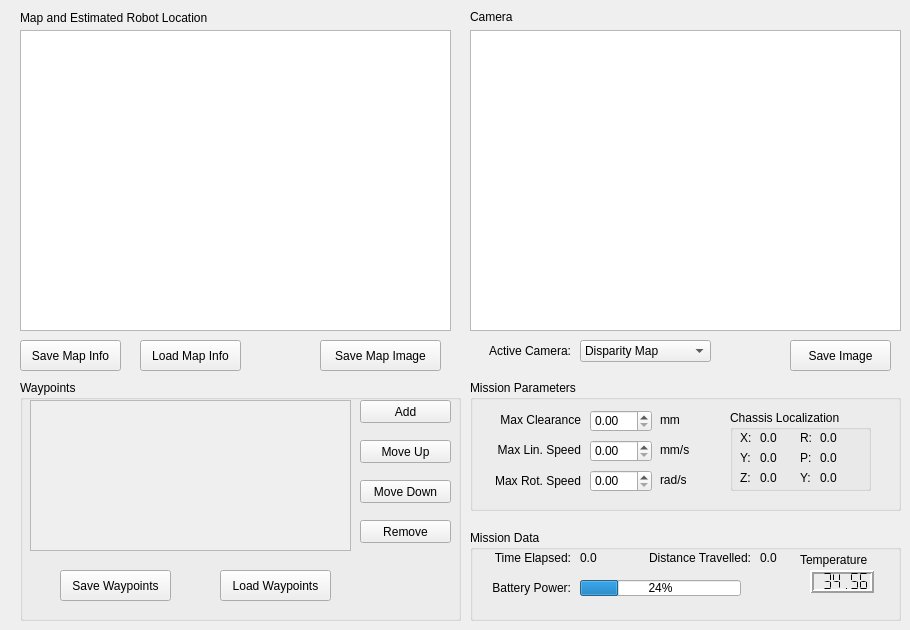
    <widget class="QWidget" name="tab_3">
     <attribute name="title">
      <string>Mission Control</string>
     </attribute>
     <widget class="QGraphicsView" name="graphicsView_4">
      <property name="geometry">
       <rect>
        <x>20</x>
        <y>30</y>
        <width>431</width>
        <height>301</height>
       </rect>
      </property>
     </widget>
     <widget class="QLabel" name="label_4">
      <property name="geometry">
       <rect>
        <x>20</x>
        <y>10</y>
        <width>241</width>
        <height>16</height>
       </rect>
      </property>
      <property name="text">
       <string>Map and Estimated Robot Location</string>
      </property>
     </widget>
     <widget class="QGraphicsView" name="graphicsView_5">
      <property name="geometry">
       <rect>
        <x>470</x>
        <y>30</y>
        <width>431</width>
        <height>301</height>
       </rect>
      </property>
     </widget>
     <widget class="QLabel" name="label_5">
      <property name="geometry">
       <rect>
        <x>470</x>
        <y>10</y>
        <width>46</width>
        <height>13</height>
       </rect>
      </property>
      <property name="text">
       <string>Camera</string>
      </property>
     </widget>
     <widget class="QComboBox" name="comboBox">
      <property name="geometry">
       <rect>
        <x>580</x>
        <y>340</y>
        <width>131</width>
        <height>22</height>
       </rect>
      </property>
      <item>
       <property name="text">
        <string>Disparity Map</string>
       </property>
      </item>
      <item>
       <property name="text">
        <string>Heightmap</string>
       </property>
      </item>
      <item>
       <property name="text">
        <string>Left</string>
       </property>
      </item>
      <item>
       <property name="text">
        <string>Right</string>
       </property>
      </item>
     </widget>
     <widget class="QLabel" name="label_6">
      <property name="geometry">
       <rect>
        <x>470</x>
        <y>340</y>
        <width>101</width>
        <height>21</height>
       </rect>
      </property>
      <property name="text">
       <string>Active Camera:</string>
      </property>
      <property name="alignment">
       <set>Qt::AlignRight|Qt::AlignTrailing|Qt::AlignVCenter</set>
      </property>
     </widget>
     <widget class="QGroupBox" name="groupBox_18">
      <property name="geometry">
       <rect>
        <x>470</x>
        <y>530</y>
        <width>431</width>
        <height>91</height>
       </rect>
      </property>
      <property name="title">
       <string>Mission Data</string>
      </property>
      <widget class="QLabel" name="label_100">
       <property name="geometry">
        <rect>
         <x>10</x>
         <y>20</y>
         <width>91</width>
         <height>16</height>
        </rect>
       </property>
       <property name="text">
        <string>Time Elapsed:</string>
       </property>
       <property name="alignment">
        <set>Qt::AlignRight|Qt::AlignTrailing|Qt::AlignVCenter</set>
       </property>
      </widget>
      <widget class="QLabel" name="label_101">
       <property name="geometry">
        <rect>
         <x>150</x>
         <y>20</y>
         <width>131</width>
         <height>16</height>
        </rect>
       </property>
       <property name="text">
        <string>Distance Travelled:</string>
       </property>
       <property name="alignment">
        <set>Qt::AlignRight|Qt::AlignTrailing|Qt::AlignVCenter</set>
       </property>
      </widget>
      <widget class="QLabel" name="label_103">
       <property name="geometry">
        <rect>
         <x>110</x>
         <y>20</y>
         <width>21</width>
         <height>16</height>
        </rect>
       </property>
       <property name="text">
        <string>0.0</string>
       </property>
      </widget>
      <widget class="QLabel" name="label_104">
       <property name="geometry">
        <rect>
         <x>290</x>
         <y>20</y>
         <width>21</width>
         <height>16</height>
        </rect>
       </property>
       <property name="text">
        <string>0.0</string>
       </property>
      </widget>
      <widget class="QLabel" name="label_106">
       <property name="geometry">
        <rect>
         <x>10</x>
         <y>50</y>
         <width>91</width>
         <height>16</height>
        </rect>
       </property>
       <property name="text">
        <string>Battery Power:</string>
       </property>
       <property name="alignment">
        <set>Qt::AlignRight|Qt::AlignTrailing|Qt::AlignVCenter</set>
       </property>
      </widget>
      <widget class="QProgressBar" name="progressBar">
       <property name="geometry">
        <rect>
         <x>110</x>
         <y>50</y>
         <width>161</width>
         <height>16</height>
        </rect>
       </property>
       <property name="value">
        <number>24</number>
       </property>
      </widget>
      <widget class="QLCDNumber" name="lcdNumber">
       <property name="geometry">
        <rect>
         <x>340</x>
         <y>40</y>
         <width>64</width>
         <height>23</height>
        </rect>
       </property>
       <property name="frameShape">
        <enum>QFrame::Box</enum>
       </property>
       <property name="frameShadow">
        <enum>QFrame::Raised</enum>
       </property>
       <property name="lineWidth">
        <number>2</number>
       </property>
       <property name="numDigits">
        <number>6</number>
       </property>
       <property name="segmentStyle">
        <enum>QLCDNumber::Flat</enum>
       </property>
       <property name="value" stdset="0">
        <double>34.560000000000002</double>
       </property>
      </widget>
      <widget class="QLabel" name="label_14">
       <property name="geometry">
        <rect>
         <x>330</x>
         <y>20</y>
         <width>81</width>
         <height>20</height>
        </rect>
       </property>
       <property name="text">
        <string>Temperature</string>
       </property>
      </widget>
     </widget>
     <widget class="QGroupBox" name="groupBox_10">
      <property name="geometry">
       <rect>
        <x>470</x>
        <y>380</y>
        <width>431</width>
        <height>131</height>
       </rect>
      </property>
      <property name="title">
       <string>Mission Parameters</string>
      </property>
      <widget class="QLabel" name="label_13">
       <property name="geometry">
        <rect>
         <x>190</x>
         <y>90</y>
         <width>41</width>
         <height>20</height>
        </rect>
       </property>
       <property name="text">
        <string>rad/s</string>
       </property>
      </widget>
      <widget class="QLabel" name="label_8">
       <property name="geometry">
        <rect>
         <x>10</x>
         <y>30</y>
         <width>101</width>
         <height>20</height>
        </rect>
       </property>
       <property name="text">
        <string>Max Clearance</string>
       </property>
       <property name="alignment">
        <set>Qt::AlignRight|Qt::AlignTrailing|Qt::AlignVCenter</set>
       </property>
      </widget>
      <widget class="QLabel" name="label_10">
       <property name="geometry">
        <rect>
         <x>10</x>
         <y>60</y>
         <width>101</width>
         <height>20</height>
        </rect>
       </property>
       <property name="text">
        <string>Max Lin. Speed</string>
       </property>
       <property name="alignment">
        <set>Qt::AlignRight|Qt::AlignTrailing|Qt::AlignVCenter</set>
       </property>
      </widget>
      <widget class="QLabel" name="label_11">
       <property name="geometry">
        <rect>
         <x>10</x>
         <y>90</y>
         <width>101</width>
         <height>21</height>
        </rect>
       </property>
       <property name="text">
        <string>Max Rot. Speed</string>
       </property>
       <property name="alignment">
        <set>Qt::AlignRight|Qt::AlignTrailing|Qt::AlignVCenter</set>
       </property>
      </widget>
      <widget class="QLabel" name="label_9">
       <property name="geometry">
        <rect>
         <x>190</x>
         <y>30</y>
         <width>41</width>
         <height>20</height>
        </rect>
       </property>
       <property name="text">
        <string>mm</string>
       </property>
      </widget>
      <widget class="QDoubleSpinBox" name="doubleSpinBox_3">
       <property name="geometry">
        <rect>
         <x>120</x>
         <y>90</y>
         <width>62</width>
         <height>22</height>
        </rect>
       </property>
      </widget>
      <widget class="QDoubleSpinBox" name="doubleSpinBox_2">
       <property name="geometry">
        <rect>
         <x>120</x>
         <y>60</y>
         <width>62</width>
         <height>22</height>
        </rect>
       </property>
      </widget>
      <widget class="QLabel" name="label_12">
       <property name="geometry">
        <rect>
         <x>190</x>
         <y>60</y>
         <width>41</width>
         <height>20</height>
        </rect>
       </property>
       <property name="text">
        <string>mm/s</string>
       </property>
      </widget>
      <widget class="QDoubleSpinBox" name="doubleSpinBox">
       <property name="geometry">
        <rect>
         <x>120</x>
         <y>30</y>
         <width>62</width>
         <height>22</height>
        </rect>
       </property>
      </widget>
      <widget class="QGroupBox" name="groupBox_17">
       <property name="geometry">
        <rect>
         <x>260</x>
         <y>30</y>
         <width>141</width>
         <height>81</height>
        </rect>
       </property>
       <property name="title">
        <string>Chassis Localization</string>
       </property>
       <widget class="QLabel" name="label_88">
        <property name="geometry">
         <rect>
          <x>10</x>
          <y>20</y>
          <width>16</width>
          <height>16</height>
         </rect>
        </property>
        <property name="text">
         <string>X:</string>
        </property>
       </widget>
       <widget class="QLabel" name="label_89">
        <property name="geometry">
         <rect>
          <x>10</x>
          <y>60</y>
          <width>16</width>
          <height>16</height>
         </rect>
        </property>
        <property name="text">
         <string>Z:</string>
        </property>
       </widget>
       <widget class="QLabel" name="label_90">
        <property name="geometry">
         <rect>
          <x>10</x>
          <y>40</y>
          <width>16</width>
          <height>16</height>
         </rect>
        </property>
        <property name="text">
         <string>Y:</string>
        </property>
       </widget>
       <widget class="QLabel" name="label_91">
        <property name="geometry">
         <rect>
          <x>30</x>
          <y>20</y>
          <width>31</width>
          <height>16</height>
         </rect>
        </property>
        <property name="text">
         <string>0.0</string>
        </property>
       </widget>
       <widget class="QLabel" name="label_92">
        <property name="geometry">
         <rect>
          <x>30</x>
          <y>40</y>
          <width>31</width>
          <height>16</height>
         </rect>
        </property>
        <property name="text">
         <string>0.0</string>
        </property>
       </widget>
       <widget class="QLabel" name="label_93">
        <property name="geometry">
         <rect>
          <x>30</x>
          <y>60</y>
          <width>31</width>
          <height>16</height>
         </rect>
        </property>
        <property name="text">
         <string>0.0</string>
        </property>
       </widget>
       <widget class="QLabel" name="label_94">
        <property name="geometry">
         <rect>
          <x>70</x>
          <y>20</y>
          <width>16</width>
          <height>16</height>
         </rect>
        </property>
        <property name="text">
         <string>R:</string>
        </property>
       </widget>
       <widget class="QLabel" name="label_95">
        <property name="geometry">
         <rect>
          <x>90</x>
          <y>20</y>
          <width>41</width>
          <height>16</height>
         </rect>
        </property>
        <property name="text">
         <string>0.0</string>
        </property>
       </widget>
       <widget class="QLabel" name="label_96">
        <property name="geometry">
         <rect>
          <x>70</x>
          <y>40</y>
          <width>16</width>
          <height>16</height>
         </rect>
        </property>
        <property name="text">
         <string>P:</string>
        </property>
       </widget>
       <widget class="QLabel" name="label_97">
        <property name="geometry">
         <rect>
          <x>90</x>
          <y>40</y>
          <width>41</width>
          <height>16</height>
         </rect>
        </property>
        <property name="text">
         <string>0.0</string>
        </property>
       </widget>
       <widget class="QLabel" name="label_98">
        <property name="geometry">
         <rect>
          <x>70</x>
          <y>60</y>
          <width>16</width>
          <height>16</height>
         </rect>
        </property>
        <property name="text">
         <string>Y:</string>
        </property>
       </widget>
       <widget class="QLabel" name="label_99">
        <property name="geometry">
         <rect>
          <x>90</x>
          <y>60</y>
          <width>41</width>
          <height>16</height>
         </rect>
        </property>
        <property name="text">
         <string>0.0</string>
        </property>
       </widget>
      </widget>
     </widget>
     <widget class="QPushButton" name="pushButton_15">
      <property name="geometry">
       <rect>
        <x>20</x>
        <y>340</y>
        <width>101</width>
        <height>31</height>
       </rect>
      </property>
      <property name="text">
       <string>Save Map Info</string>
      </property>
     </widget>
     <widget class="QPushButton" name="pushButton_16">
      <property name="geometry">
       <rect>
        <x>320</x>
        <y>340</y>
        <width>121</width>
        <height>31</height>
       </rect>
      </property>
      <property name="text">
       <string>Save Map Image</string>
      </property>
     </widget>
     <widget class="QPushButton" name="pushButton_17">
      <property name="geometry">
       <rect>
        <x>140</x>
        <y>340</y>
        <width>101</width>
        <height>31</height>
       </rect>
      </property>
      <property name="text">
       <string>Load Map Info</string>
      </property>
     </widget>
     <widget class="QPushButton" name="pushButton_20">
      <property name="geometry">
       <rect>
        <x>790</x>
        <y>340</y>
        <width>101</width>
        <height>31</height>
       </rect>
      </property>
      <property name="text">
       <string>Save Image</string>
      </property>
     </widget>
     <widget class="QGroupBox" name="groupBox_13">
      <property name="geometry">
       <rect>
        <x>20</x>
        <y>380</y>
        <width>441</width>
        <height>241</height>
       </rect>
      </property>
      <property name="title">
       <string>Waypoints</string>
      </property>
      <widget class="QScrollArea" name="scrollArea">
       <property name="geometry">
        <rect>
         <x>10</x>
         <y>20</y>
         <width>321</width>
         <height>151</height>
        </rect>
       </property>
       <property name="widgetResizable">
        <bool>true</bool>
       </property>
       <widget class="QWidget" name="scrollAreaWidgetContents">
        <property name="geometry">
         <rect>
          <x>0</x>
          <y>0</y>
          <width>317</width>
          <height>147</height>
         </rect>
        </property>
       </widget>
      </widget>
      <widget class="QPushButton" name="pushButton_18">
       <property name="geometry">
        <rect>
         <x>40</x>
         <y>190</y>
         <width>111</width>
         <height>31</height>
        </rect>
       </property>
       <property name="text">
        <string>Save Waypoints</string>
       </property>
      </widget>
      <widget class="QPushButton" name="pushButton_19">
       <property name="geometry">
        <rect>
         <x>200</x>
         <y>190</y>
         <width>111</width>
         <height>31</height>
        </rect>
       </property>
       <property name="text">
        <string>Load Waypoints</string>
       </property>
      </widget>
      <widget class="QPushButton" name="pushButton_7">
       <property name="geometry">
        <rect>
         <x>340</x>
         <y>20</y>
         <width>91</width>
         <height>23</height>
        </rect>
       </property>
       <property name="text">
        <string>Add</string>
       </property>
      </widget>
      <widget class="QPushButton" name="pushButton_9">
       <property name="geometry">
        <rect>
         <x>340</x>
         <y>60</y>
         <width>91</width>
         <height>23</height>
        </rect>
       </property>
       <property name="text">
        <string>Move Up</string>
       </property>
      </widget>
      <widget class="QPushButton" name="pushButton_10">
       <property name="geometry">
        <rect>
         <x>340</x>
         <y>100</y>
         <width>91</width>
         <height>23</height>
        </rect>
       </property>
       <property name="text">
        <string>Move Down</string>
       </property>
      </widget>
      <widget class="QPushButton" name="pushButton_8">
       <property name="geometry">
        <rect>
         <x>340</x>
         <y>140</y>
         <width>91</width>
         <height>23</height>
        </rect>
       </property>
       <property name="text">
        <string>Remove</string>
       </property>
      </widget>
     </widget>
    </widget>
